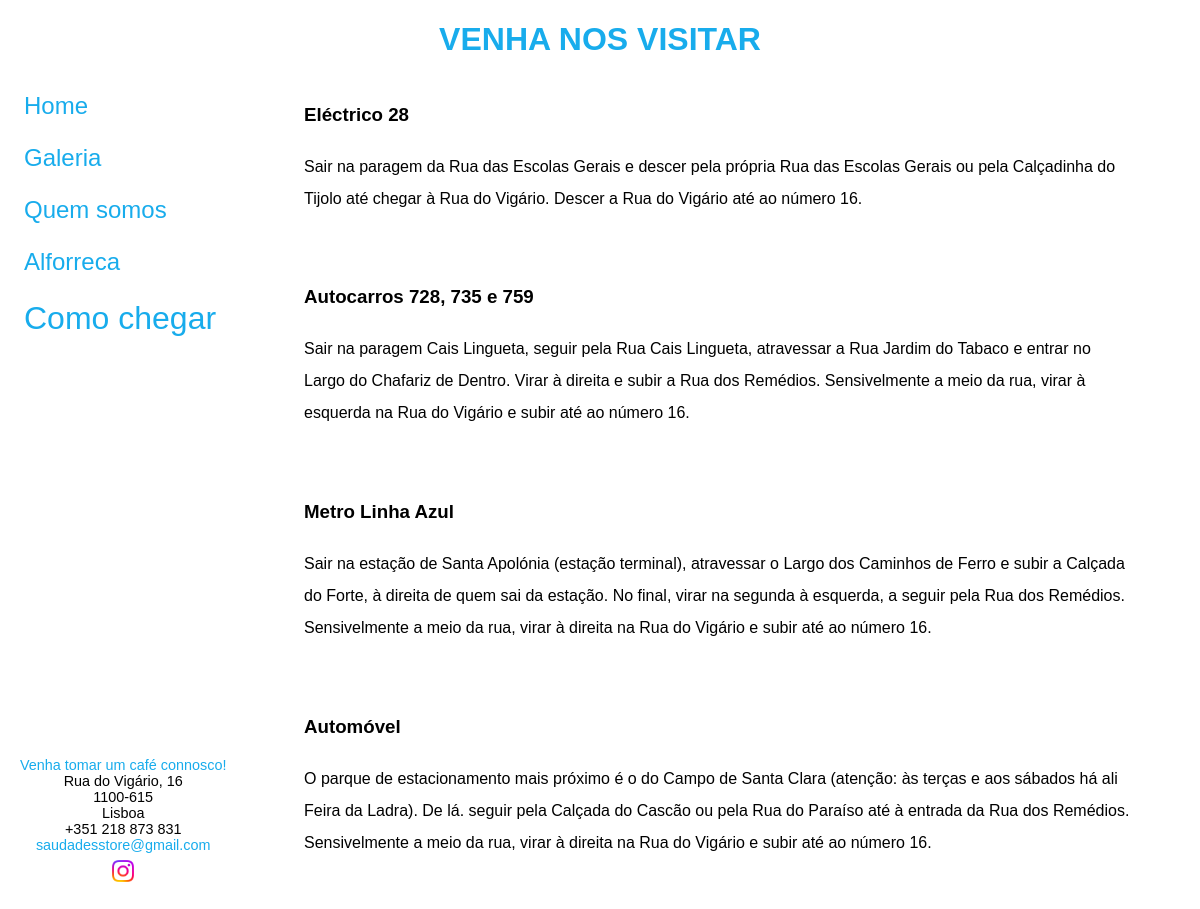
Screenshot of /comochegar/ with the database file from the repository.
### saudadesemfim/models.py (models this page shows, shortened)
class ComoChegar(models.Model):
    titulo = models.CharField(max_length=200)
    texto = models.TextField()

### saudadesemfim/views.py (the view)
# urls.py: path('comochegar/', views.comoChegar, name='comoChegar'),
def comoChegar(request):
    guide = ComoChegar.objects.all()
    context = {'guide':guide}
    return render(request,'saudadesemfim/comoChegar.html', context)

### saudadesemfim/templates/saudadesemfim/comoChegar.html (shortened to what this page needs)
{% load static %}
<!DOCTYPE html>
<html lang="en">
    <link rel="stylesheet" href="{% static 'saudadesemfim/stylecomoChegar.css' %}">
    <link rel="stylesheet" href="{% static 'saudadesemfim/style.css' %}">
    <head>
    </head>
    <body>
        <div>
            <h1>VENHA NOS VISITAR</h1>
        </div>
        <div class="header-container">
            <div class="leftMenu">
                <div id="menuList" class="listContent">
                    <a href="../">Home</a>
                    <a href="../galeria">Galeria</a>
                    <a href="../quemsomos">Quem somos</a>
                    <a href="../alforreca">Alforreca</a>
                    <a href="#" class="onPage">Como chegar</a>
                </div>
                <div id="footer-wrapper">
                    <a id="linktoMaps" href="https://goo.gl/maps/tTVa5vzhDEB8AoV89" target="_blank">
                        <span class="textToMaps">Venha tomar um café connosco!</span>
                    </a>
                    <li id="physicalContact">Rua do Vigário, 16</li>
                    <li id="physicalContact">1100-615</li>
                    <li id="physicalContact">Lisboa</li>
                    <li id="physicalContact">+351 218 873 831</li>
                    <a id="physicalContact" href="mailto:saudadesstore@gmail.com">saudadesstore@gmail.com</a>
                    <div class="socialMedia-container">
                        <a class="instagram-icon" title="Instagram" href="https://www.instagram.com/saudade.sem.fim/" target="_blank">
                            <img class="socialMedia-icon" src="{% static 'saudadesemfim/instagram.webp' %}">
                        </a>
                    </div>
                </div>
            </div>
            <div class="textAndImageContainer">
                {% for way in guide %}
                <h3>{{ way.titulo|linebreaks }}</h3>
                <p class="texto">
                    {{ way.texto|linebreaks }}
                </p>
                <br>
                {% endfor %}
            </div>
        </div>
    </body>
</html>

### saudadesemfim/static/saudadesemfim/stylecomoChegar.css (style rules this page uses)
.textAndImageContainer { padding-left: 25%; max-width: 70%; white-space: initial; overflow-wrap: break-word; line-height: 2em; }
.texto { text-align: justify; color: #05658e; font-size: 1.25em; }
li, ul, a { list-style-type: none; }

### saudadesemfim/static/saudadesemfim/style.css (style rules this page uses)
body { font-family: Helvetica, sans-serif; font-size: 100%; }
h1 { color: #18ACEC; text-align:center; }
.header-container { overflow: auto; white-space: nowrap; overflow-x: visible; }
.leftMenu { float: left; width:25%; }
.listContent { position: fixed; }
.listContent a { color: #18ACEC; padding: 12px 16px; text-decoration: none; display: block; font-size: 1.5rem; }
#footer-wrapper { display: block; position:fixed; bottom: 2%; height: auto; font-size: 0.9rem; text-align: center; padding: 12px; }
.socialMedia-icon { margin-top: 0.5em; height: 1.5em; width: auto; }
.textToMaps { text-decoration: none; color: #18ACEC; }
#linktoMaps { text-decoration: none; color: #18ACEC; }
#physicalContact:link { text-decoration: none; color: #18ACEC; }
.onPage { font-size: 2rem !important; }
li, ul, a { list-style-type: none; }

### rows the page displays
ComoChegar: titulo "Eléctrico 28", texto "Sair na paragem da Rua das Escolas Gerais e descer pela própria Rua das Escolas Gerais ou pela Calçadinha do Tijolo até chegar à Rua do Vigário. Descer a Rua do Vigário até ao número 16."
ComoChegar: titulo "Autocarros 728, 735 e 759", texto "Sair na paragem Cais Lingueta, seguir pela Rua Cais Lingueta, atravessar a Rua Jardim do Tabaco e entrar no Largo do Chafariz de Dentro. Virar à direita e subir a Rua dos Remédios. Sensivelmente a meio da rua, virar à esquerda na Rua do Vigário e subir até ao número 16."
ComoChegar: titulo "Metro Linha Azul", texto "Sair na estação de Santa Apolónia (estação terminal), atravessar o Largo dos Caminhos de Ferro e subir a Calçada do Forte, à direita de quem sai da estação. No final, virar na segunda à esquerda, a seguir pela Rua dos Remédios. Sensivelmente a meio da rua, virar à direita na Rua do Vigário e subir até ao número 16."
ComoChegar: titulo "Automóvel", texto "O parque de estacionamento mais próximo é o do Campo de Santa Clara (atenção: às terças e aos sábados há ali Feira da Ladra). De lá. seguir pela Calçada do Cascão ou pela Rua do Paraíso até à entrada da Rua dos Remédios. Sensivelmente a meio da rua, virar à direita na Rua do Vigário e subir até ao número 16."
